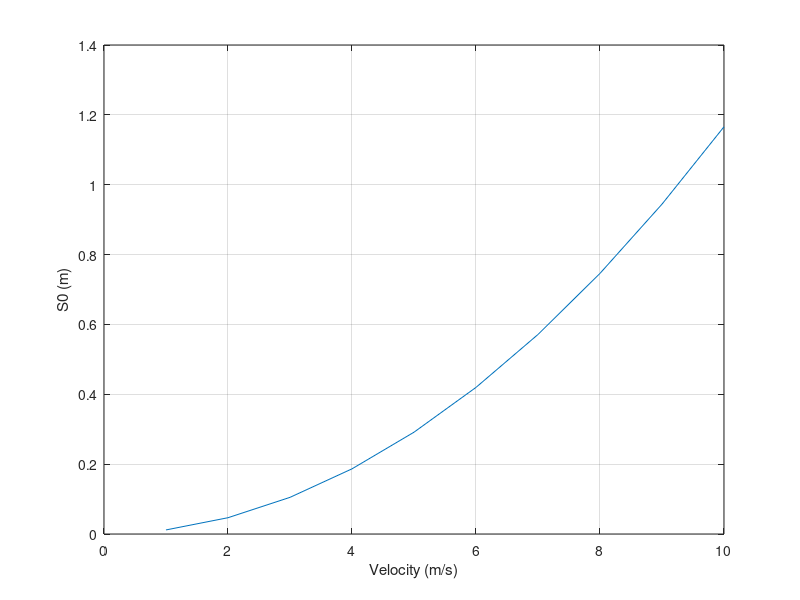

This figure's MATLAB source:
%%%%%%%%%%%%%%%%%%%%%%%%%%%%%%%%%%%%%%%%%%%%%%%%%%%
%%%%%%%%%%%%%%% Lab 4 Top Level Script%%%%%%%%%%%%%
%%%%%%%%%%%%%%%%%%%%%%%%%%%%%%%%%%%%%%%%%%%%%%%%%%%

function Lab4

    clear all;
    clc;

%%% Constants %%% 
    global rho0;
    global beta;
    global g_mars;
    global r_mars;
    global H;
    global q_dot_int;
    
    rho0         = 0.0525;           % kg/m^3
    g_mars       = 3.69;             % m/s^2
    r_mars       = 3397000;          % m
    g_earth      = 9.81;             % m/s^2
    R            = 8314.472;         % J/K-kmol 
    molar_weight = 43.27;            % kg/kmol
    R_bar        = R / molar_weight; % J/K-kg
    T_init       = 150;              % K
    H            = (R_bar * T_init) / g_mars

    mass         = 603;              % kg
    c_d          = 1.65; 
    diameter     = 2.55;             % m
    ref_area     = pi*(diameter/2)^2; 

    bolt_const   = 5.67E-8;          % W/m^2-K^4
    graves_const = 1.9027E-4; 

%%% Problem 1 %%%

%%% Part a %%%
    beta      = mass / (c_d * ref_area)


%%% Part b %%%
    gamma = 13;         % deg
    C = - (rho0 * H) / (2 * beta * sind(gamma))
               

%%% Part c %%%

    height = 125000:-1:0;  % m
    vel_atm = 5.6 * 1000; % m/s
    vel = vel_atm * exp(C * exp(-height/H));

    %plot(vel, height), grid on;
    %xlabel('Velocity (m/s)'), ylabel('Altitude (m)')


%%% Part d %%%

    max_deacc_height = H * log(-2 * single(C))
    max_magnitude    = (vel_atm^2 * sind(gamma)) / (53.3 * H)


%%% Part e %%%
    tspan = 1:10000;
    v0 = vel_atm;
    h0 = max(height);
    s0 = [v0; h0; gamma];
    
    options = odeset('RelTol',1e-8, 'AbsTol', 1e-8, 'Events', @eventfun);
    [t,s]   = ode45(@odefun,tspan,s0,options);
    %plot(vel, height, s(:,1), s(:,2)), grid on
    %xlabel('Velocity (m/s)'), ylabel('Altitude (m)')
   
   
   
%%% Part f %%%
    k_mars = 1.9027E-4; 
    r_n    = 0.665; % m
    
    q_dot_allen = k_mars .* (((rho0 .* exp(- (height ./ H))) ./ r_n).^0.5) ...
                  .* vel.^3;
    q_dot_int   = k_mars .* (((rho0 .* exp(- (s(:,2) ./ H))) ./ r_n).^0.5) ...
                  .* s(:,1).^3;
    
    %plot(q_dot_allen, height, q_dot_int, s(:,2)), grid on
    %xlabel('Heatrate (W/m^2)'), ylabel('Altitude (m)')
    
    
%%% Part g %%%
    peak_analytic_q_dot = k_mars * ((beta * sind(gamma)) / (3 * r_n * H))^0.5 ...
                        * ((vel_atm^3)/(exp(0.5)))
    peak_allen_q_dot    = max(q_dot_allen)
    peak_int_q_dot      = max(q_dot_int)
    
    J_s_int             = sum(q_dot_int)
    J_s_allen           = sum(q_dot_allen)
    
    J_s_analytic        = k_mars * vel_atm^2 * ...
                          ((pi * H * beta) / r_n * sind(gamma))^0.5
    
    
%%% Part h %%%
    global emissivity;
    global boltzmann_const;
    emissivity = 0.7; 
    boltzmann_const = 5.670373E-8;
    T_surf = nthroot(q_dot_int ./ (emissivity .* boltzmann_const), 4);
    T_surf_cel = T_surf - 273;     % C
    %plot(t,T_surf_cel), grid on
    %xlabel('Time (s)'), ylabel('Temperture (deg C)')
    
%%% Part i %%%
    int_J_s       = J_s_int / 10000;             % J/cm^2
    TPS_mass_frac = 0.091 * int_J_s^0.51575
    TPS_mass      = (TPS_mass_frac / 100) * mass % kg
    TPS_struc     = TPS_mass * 0.15              % kg
    TPS_tot       = TPS_mass + TPS_struc         % kg
    


%%% Part j %%%
    int_peak_heat_rate   = peak_int_q_dot / 10000   % W/cm^2
    allen_peak_heat_rate = peak_allen_q_dot / 10000 % W/cm^2
    int_J_s                                         % J/cm^2
    allen_J_s            = J_s_allen / 10000        % J/cm^2
    analytic_J_s         = J_s_analytic / 10000     % J/cm^2


%%% Extra Credit Problem 1 %%%
%     global rho_sc;
%     global cp_sc;
%     global k_sc;
%     
%     T0              = 25 + 273;               % K
%     max_bond_surf_T = 200 + 273;              % K
%     rho_sc          = 0.288 * (100^3 / 1000); % kg/m^3
%     cp_sc           = 1120;                   % J/kg-K
%     k_sc            = 0.0576;                 % W/m-K
% 
%     tspan = linspace(0,100,100);
%     xmesh = linspace(0,1,100);
%     m     = 0;
% 
%     sol = pdepe(m,@pdefun,@icfun,@bcfun,xmesh,tspan);
% 
%     surf(xmesh,tspan,sol)
    
    
%%% Problem 2 %%%


%%% Part a %%%
    cd_p      = 0.62;
    V_t       = 57;                              % m/s
    T_surf    = 200;                             % K
    H_spec    = (R_bar * T_surf) / g_mars;       % m
    rho0_surf = 0.0159                           % kg/m^3   
    rho_spec  = rho0_surf * exp(-(1 / H_spec));  % kg/m^3
    diameter  = sqrt((8 * mass * g_mars) / ...
               (pi * cd_p * rho_spec * V_t^2))   % m
    
%%% Part b %%%
    diff_percent = (diameter - 11.7) / 11.7

    

%%% Problem 3 %%%

    mass_lander = 382;  % kg
    V_t_land    = 2.4;  % m/s
    max_load    = 10;   % g's
    load_frac   = 0.7; 
    peak_stress = 1.62 * 1000; % kPa
    max_strain  = 0.66;
    num_legs    = 3;
    
%%% Part a %%%
    S_f = (V_t_land^2) / ...
          (2 * (g_earth * max_load * load_frac - g_mars))     % m
    S_o = S_f / max_strain                                    % m
    A_t = (max_load * mass_lander * g_earth) / peak_stress;   % m^2
    A_l = A_t / num_legs                                      % m^2
    R_l = sqrt( A_l / pi)
    
    V_i = 1:10;                                               % m/s
    S_f_i = (V_i.^2) ./ ...
          (2 .* (g_earth .* max_load .* load_frac - g_mars)); % m
    S_o_i = S_f_i ./ max_strain; 
    plot(V_i, S_o_i), grid on
    ylabel('S0 (m)'), xlabel('Velocity (m/s)')
    
end   

%% Define the ODEs
function [sdot] = odefun(t,s)
    global rho0;
    global beta;
    global g_mars;
    global r_mars;
    global H;
    
    sdot = zeros(3,1);

    V     = s(1);
    h     = s(2);
    gamma = s(3);
    rho   = (rho0 * exp(-h/H));


    sdot(1) = -((rho*(V^2)) / (2 * beta)) + g_mars * sind(gamma);
    sdot(2) = -V * sind(gamma);

    sdot(3) = -(V * cosd(gamma) / (r_mars + s(2))) + ...
               ((g_mars * cosd(gamma)) / V);
end

%% Define the event function to end at 0 altitude
function [height,isterminal,direction] = eventfun(t,s)
    height     = s(2);
    isterminal = 1;
    direction  = 0;
end


%% Define the pde function terms
function [c,f,s] = pdefun(x,t,T,DTDx)
    global rho_sc;
    global cp_sc;
    global k_sc;    

    c = 1 / (k_sc / (cp_sc * rho_sc));
    f = DTDx;
    s = 0;
end

%% Define the initial condition function
function T0 = icfun(x)
    global q_dot_int;
    global emissivity;
    global boltzmann_const;
    T0 = nthroot(q_dot_int ./ (emissivity .* boltzmann_const), 4);

end
%% Define the boundary condition function
function [pl,ql,pr,qr] = bcfun(xl,Tl,xr,Tr,t)
    global emissivity;
    global boltzmann_const;
    
    pl = t;
    %ql = emissivity * boltzmann_const * Tl^4;
    ql = 0;
    pr = 0;
    qr = 1;
    
end



